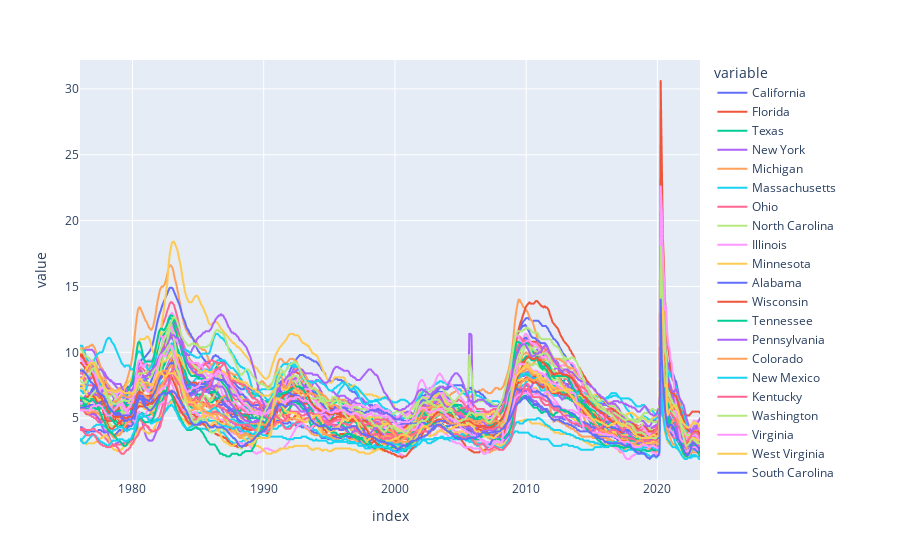

Notebook code for this chart:
### Code cell
px.line(unemp_states)

### Figure 1 — Plotly figure (JSON) as saved in the notebook; plotly's stock layout.template omitted (floating-point values rounded to 4 significant figures; data arrays with more than 128 entries replaced by an {"elided": "..."} marker saying what was removed)
{"data": [{"hovertemplate": "variable=California<br>index=%{x}<br>value=%{y}<extra></extra>", "legendgroup": "California", "line": {"color": "#636efa", "dash": "solid"}, "marker": {"symbol": "circle"}, "mode": "lines", "name": "California", "showlegend": true, "type": "scattergl", "x": {"elided": "568 str values"}, "xaxis": "x", "y": {"elided": "568 float values"}, "yaxis": "y"}, {"hovertemplate": "variable=Florida<br>index=%{x}<br>value=%{y}<extra></extra>", "legendgroup": "Florida", "line": {"color": "#EF553B", "dash": "solid"}, "marker": {"symbol": "circle"}, "mode": "lines", "name": "Florida", "showlegend": true, "type": "scattergl", "x": {"elided": "568 str values"}, "xaxis": "x", "y": {"elided": "568 float values"}, "yaxis": "y"}, {"hovertemplate": "variable=Texas<br>index=%{x}<br>value=%{y}<extra></extra>", "legendgroup": "Texas", "line": {"color": "#00cc96", "dash": "solid"}, "marker": {"symbol": "circle"}, "mode": "lines", "name": "Texas", "showlegend": true, "type": "scattergl", "x": {"elided": "568 str values"}, "xaxis": "x", "y": {"elided": "568 float values"}, "yaxis": "y"}, {"hovertemplate": "variable=New York<br>index=%{x}<br>value=%{y}<extra></extra>", "legendgroup": "New York", "line": {"color": "#ab63fa", "dash": "solid"}, "marker": {"symbol": "circle"}, "mode": "lines", "name": "New York", "showlegend": true, "type": "scattergl", "x": {"elided": "568 str values"}, "xaxis": "x", "y": {"elided": "568 float values"}, "yaxis": "y"}, {"hovertemplate": "variable=Michigan<br>index=%{x}<br>value=%{y}<extra></extra>", "legendgroup": "Michigan", "line": {"color": "#FFA15A", "dash": "solid"}, "marker": {"symbol": "circle"}, "mode": "lines", "name": "Michigan", "showlegend": true, "type": "scattergl", "x": {"elided": "568 str values"}, "xaxis": "x", "y": {"elided": "568 float values"}, "yaxis": "y"}, {"hovertemplate": "variable=Massachusetts<br>index=%{x}<br>value=%{y}<extra></extra>", "legendgroup": "Massachusetts", "line": {"color": "#19d3f3", "dash": "solid"}, "marker": {"symbol": "circle"}, "mode": "lines", "name": "Massachusetts", "showlegend": true, "type": "scattergl", "x": {"elided": "568 str values"}, "xaxis": "x", "y": {"elided": "568 float values"}, "yaxis": "y"}, {"hovertemplate": "variable=Ohio<br>index=%{x}<br>value=%{y}<extra></extra>", "legendgroup": "Ohio", "line": {"color": "#FF6692", "dash": "solid"}, "marker": {"symbol": "circle"}, "mode": "lines", "name": "Ohio", "showlegend": true, "type": "scattergl", "x": {"elided": "568 str values"}, "xaxis": "x", "y": {"elided": "568 float values"}, "yaxis": "y"}, {"hovertemplate": "variable=North Carolina<br>index=%{x}<br>value=%{y}<extra></extra>", "legendgroup": "North Carolina", "line": {"color": "#B6E880", "dash": "solid"}, "marker": {"symbol": "circle"}, "mode": "lines", "name": "North Carolina", "showlegend": true, "type": "scattergl", "x": {"elided": "568 str values"}, "xaxis": "x", "y": {"elided": "568 float values"}, "yaxis": "y"}, {"hovertemplate": "variable=Illinois<br>index=%{x}<br>value=%{y}<extra></extra>", "legendgroup": "Illinois", "line": {"color": "#FF97FF", "dash": "solid"}, "marker": {"symbol": "circle"}, "mode": "lines", "name": "Illinois", "showlegend": true, "type": "scattergl", "x": {"elided": "568 str values"}, "xaxis": "x", "y": {"elided": "568 float values"}, "yaxis": "y"}, {"hovertemplate": "variable=Minnesota<br>index=%{x}<br>value=%{y}<extra></extra>", "legendgroup": "Minnesota", "line": {"color": "#FECB52", "dash": "solid"}, "marker": {"symbol": "circle"}, "mode": "lines", "name": "Minnesota", "showlegend": true, "type": "scattergl", "x": {"elided": "568 str values"}, "xaxis": "x", "y": {"elided": "568 float values"}, "yaxis": "y"}, {"hovertemplate": "variable=Alabama<br>index=%{x}<br>value=%{y}<extra></extra>", "legendgroup": "Alabama", "line": {"color": "#636efa", "dash": "solid"}, "marker": {"symbol": "circle"}, "mode": "lines", "name": "Alabama", "showlegend": true, "type": "scattergl", "x": {"elided": "568 str values"}, "xaxis": "x", "y": {"elided": "568 float values"}, "yaxis": "y"}, {"hovertemplate": "variable=Wisconsin<br>index=%{x}<br>value=%{y}<extra></extra>", "legendgroup": "Wisconsin", "line": {"color": "#EF553B", "dash": "solid"}, "marker": {"symbol": "circle"}, "mode": "lines", "name": "Wisconsin", "showlegend": true, "type": "scattergl", "x": {"elided": "568 str values"}, "xaxis": "x", "y": {"elided": "568 float values"}, "yaxis": "y"}, {"hovertemplate": "variable=Tennessee<br>index=%{x}<br>value=%{y}<extra></extra>", "legendgroup": "Tennessee", "line": {"color": "#00cc96", "dash": "solid"}, "marker": {"symbol": "circle"}, "mode": "lines", "name": "Tennessee", "showlegend": true, "type": "scattergl", "x": {"elided": "568 str values"}, "xaxis": "x", "y": {"elided": "568 float values"}, "yaxis": "y"}, {"hovertemplate": "variable=Pennsylvania<br>index=%{x}<br>value=%{y}<extra></extra>", "legendgroup": "Pennsylvania", "line": {"color": "#ab63fa", "dash": "solid"}, "marker": {"symbol": "circle"}, "mode": "lines", "name": "Pennsylvania", "showlegend": true, "type": "scattergl", "x": {"elided": "568 str values"}, "xaxis": "x", "y": {"elided": "568 float values"}, "yaxis": "y"}, {"hovertemplate": "variable=Colorado<br>index=%{x}<br>value=%{y}<extra></extra>", "legendgroup": "Colorado", "line": {"color": "#FFA15A", "dash": "solid"}, "marker": {"symbol": "circle"}, "mode": "lines", "name": "Colorado", "showlegend": true, "type": "scattergl", "x": {"elided": "568 str values"}, "xaxis": "x", "y": {"elided": "568 float values"}, "yaxis": "y"}, {"hovertemplate": "variable=New Mexico<br>index=%{x}<br>value=%{y}<extra></extra>", "legendgroup": "New Mexico", "line": {"color": "#19d3f3", "dash": "solid"}, "marker": {"symbol": "circle"}, "mode": "lines", "name": "New Mexico", "showlegend": true, "type": "scattergl", "x": {"elided": "568 str values"}, "xaxis": "x", "y": {"elided": "568 float values"}, "yaxis": "y"}, {"hovertemplate": "variable=Kentucky<br>index=%{x}<br>value=%{y}<extra></extra>", "legendgroup": "Kentucky", "line": {"color": "#FF6692", "dash": "solid"}, "marker": {"symbol": "circle"}, "mode": "lines", "name": "Kentucky", "showlegend": true, "type": "scattergl", "x": {"elided": "568 str values"}, "xaxis": "x", "y": {"elided": "568 float values"}, "yaxis": "y"}, {"hovertemplate": "variable=Washington<br>index=%{x}<br>value=%{y}<extra></extra>", "legendgroup": "Washington", "line": {"color": "#B6E880", "dash": "solid"}, "marker": {"symbol": "circle"}, "mode": "lines", "name": "Washington", "showlegend": true, "type": "scattergl", "x": {"elided": "568 str values"}, "xaxis": "x", "y": {"elided": "568 float values"}, "yaxis": "y"}, {"hovertemplate": "variable=Virginia<br>index=%{x}<br>value=%{y}<extra></extra>", "legendgroup": "Virginia", "line": {"color": "#FF97FF", "dash": "solid"}, "marker": {"symbol": "circle"}, "mode": "lines", "name": "Virginia", "showlegend": true, "type": "scattergl", "x": {"elided": "568 str values"}, "xaxis": "x", "y": {"elided": "568 float values"}, "yaxis": "y"}, {"hovertemplate": "variable=West Virginia<br>index=%{x}<br>value=%{y}<extra></extra>", "legendgroup": "West Virginia", "line": {"color": "#FECB52", "dash": "solid"}, "marker": {"symbol": "circle"}, "mode": "lines", "name": "West Virginia", "showlegend": true, "type": "scattergl", "x": {"elided": "568 str values"}, "xaxis": "x", "y": {"elided": "568 float values"}, "yaxis": "y"}, {"hovertemplate": "variable=South Carolina<br>index=%{x}<br>value=%{y}<extra></extra>", "legendgroup": "South Carolina", "line": {"color": "#636efa", "dash": "solid"}, "marker": {"symbol": "circle"}, "mode": "lines", "name": "South Carolina", "showlegend": true, "type": "scattergl", "x": {"elided": "568 str values"}, "xaxis": "x", "y": {"elided": "568 float values"}, "yaxis": "y"}, {"hovertemplate": "variable=Nevada<br>index=%{x}<br>value=%{y}<extra></extra>", "legendgroup": "Nevada", "line": {"color": "#EF553B", "dash": "solid"}, "marker": {"symbol": "circle"}, "mode": "lines", "name": "Nevada", "showlegend": true, "type": "scattergl", "x": {"elided": "568 str values"}, "xaxis": "x", "y": {"elided": "568 float values"}, "yaxis": "y"}, {"hovertemplate": "variable=Missouri<br>index=%{x}<br>value=%{y}<extra></extra>", "legendgroup": "Missouri", "line": {"color": "#00cc96", "dash": "solid"}, "marker": {"symbol": "circle"}, "mode": "lines", "name": "Missouri", "showlegend": true, "type": "scattergl", "x": {"elided": "568 str values"}, "xaxis": "x", "y": {"elided": "568 float values"}, "yaxis": "y"}, {"hovertemplate": "variable=Louisiana<br>index=%{x}<br>value=%{y}<extra></extra>", "legendgroup": "Louisiana", "line": {"color": "#ab63fa", "dash": "solid"}, "marker": {"symbol": "circle"}, "mode": "lines", "name": "Louisiana", "showlegend": true, "type": "scattergl", "x": {"elided": "568 str values"}, "xaxis": "x", "y": {"elided": "568 float values"}, "yaxis": "y"}, {"hovertemplate": "variable=New Jersey<br>index=%{x}<br>value=%{y}<extra></extra>", "legendgroup": "New Jersey", "line": {"color": "#FFA15A", "dash": "solid"}, "marker": {"symbol": "circle"}, "mode": "lines", "name": "New Jersey", "showlegend": true, "type": "scattergl", "x": {"elided": "568 str values"}, "xaxis": "x", "y": {"elided": "568 float values"}, "yaxis": "y"}, {"hovertemplate": "variable=Alaska<br>index=%{x}<br>value=%{y}<extra></extra>", "legendgroup": "Alaska", "line": {"color": "#19d3f3", "dash": "solid"}, "marker": {"symbol": "circle"}, "mode": "lines", "name": "Alaska", "showlegend": true, "type": "scattergl", "x": {"elided": "568 str values"}, "xaxis": "x", "y": {"elided": "568 float values"}, "yaxis": "y"}, {"hovertemplate": "variable=Georgia<br>index=%{x}<br>value=%{y}<extra></extra>", "legendgroup": "Georgia", "line": {"color": "#FF6692", "dash": "solid"}, "marker": {"symbol": "circle"}, "mode": "lines", "name": "Georgia", "showlegend": true, "type": "scattergl", "x": {"elided": "568 str values"}, "xaxis": "x", "y": {"elided": "568 float values"}, "yaxis": "y"}, {"hovertemplate": "variable=Arizona<br>index=%{x}<br>value=%{y}<extra></extra>", "legendgroup": "Arizona", "line": {"color": "#B6E880", "dash": "solid"}, "marker": {"symbol": "circle"}, "mode": "lines", "name": "Arizona", "showlegend": true, "type": "scattergl", "x": {"elided": "568 str values"}, "xaxis": "x", "y": {"elided": "568 float values"}, "yaxis": "y"}, {"hovertemplate": "variable=Oregon<br>index=%{x}<br>value=%{y}<extra></extra>", "legendgroup": "Oregon", "line": {"color": "#FF97FF", "dash": "solid"}, "marker": {"symbol": "circle"}, "mode": "lines", "name": "Oregon", "showlegend": true, "type": "scattergl", "x": {"elided": "568 str values"}, "xaxis": "x", "y": {"elided": "568 float values"}, "yaxis": "y"}, {"hovertemplate": "variable=Arkansas<br>index=%{x}<br>value=%{y}<extra></extra>", "legendgroup": "Arkansas", "line": {"color": "#FECB52", "dash": "solid"}, "marker": {"symbol": "circle"}, "mode": "lines", "name": "Arkansas", "showlegend": true, "type": "scattergl", "x": {"elided": "568 str values"}, "xaxis": "x", "y": {"elided": "568 float values"}, "yaxis": "y"}, {"hovertemplate": "variable=Iowa<br>index=%{x}<br>value=%{y}<extra></extra>", "legendgroup": "Iowa", "line": {"color": "#636efa", "dash": "solid"}, "marker": {"symbol": "circle"}, "mode": "lines", "name": "Iowa", "showlegend": true, "type": "scattergl", "x": {"elided": "568 str values"}, "xaxis": "x", "y": {"elided": "568 float values"}, "yaxis": "y"}, {"hovertemplate": "variable=Maryland<br>index=%{x}<br>value=%{y}<extra></extra>", "legendgroup": "Maryland", "line": {"color": "#EF553B", "dash": "solid"}, "marker": {"symbol": "circle"}, "mode": "lines", "name": "Maryland", "showlegend": true, "type": "scattergl", "x": {"elided": "568 str values"}, "xaxis": "x", "y": {"elided": "568 float values"}, "yaxis": "y"}, {"hovertemplate": "variable=Indiana<br>index=%{x}<br>value=%{y}<extra></extra>", "legendgroup": "Indiana", "line": {"color": "#00cc96", "dash": "solid"}, "marker": {"symbol": "circle"}, "mode": "lines", "name": "Indiana", "showlegend": true, "type": "scattergl", "x": {"elided": "568 str values"}, "xaxis": "x", "y": {"elided": "568 float values"}, "yaxis": "y"}, {"hovertemplate": "variable=Oklahoma<br>index=%{x}<br>value=%{y}<extra></extra>", "legendgroup": "Oklahoma", "line": {"color": "#ab63fa", "dash": "solid"}, "marker": {"symbol": "circle"}, "mode": "lines", "name": "Oklahoma", "showlegend": true, "type": "scattergl", "x": {"elided": "568 str values"}, "xaxis": "x", "y": {"elided": "568 float values"}, "yaxis": "y"}, {"hovertemplate": "variable=Utah<br>index=%{x}<br>value=%{y}<extra></extra>", "legendgroup": "Utah", "line": {"color": "#FFA15A", "dash": "solid"}, "marker": {"symbol": "circle"}, "mode": "lines", "name": "Utah", "showlegend": true, "type": "scattergl", "x": {"elided": "568 str values"}, "xaxis": "x", "y": {"elided": "568 float values"}, "yaxis": "y"}, {"hovertemplate": "variable=North Dakota<br>index=%{x}<br>value=%{y}<extra></extra>", "legendgroup": "North Dakota", "line": {"color": "#19d3f3", "dash": "solid"}, "marker": {"symbol": "circle"}, "mode": "lines", "name": "North Dakota", "showlegend": true, "type": "scattergl", "x": {"elided": "568 str values"}, "xaxis": "x", "y": {"elided": "568 float values"}, "yaxis": "y"}, {"hovertemplate": "variable=Kansas<br>index=%{x}<br>value=%{y}<extra></extra>", "legendgroup": "Kansas", "line": {"color": "#FF6692", "dash": "solid"}, "marker": {"symbol": "circle"}, "mode": "lines", "name": "Kansas", "showlegend": true, "type": "scattergl", "x": {"elided": "568 str values"}, "xaxis": "x", "y": {"elided": "568 float values"}, "yaxis": "y"}, {"hovertemplate": "variable=Mississippi<br>index=%{x}<br>value=%{y}<extra></extra>", "legendgroup": "Mississippi", "line": {"color": "#B6E880", "dash": "solid"}, "marker": {"symbol": "circle"}, "mode": "lines", "name": "Mississippi", "showlegend": true, "type": "scattergl", "x": {"elided": "568 str values"}, "xaxis": "x", "y": {"elided": "568 float values"}, "yaxis": "y"}, {"hovertemplate": "variable=Hawaii<br>index=%{x}<br>value=%{y}<extra></extra>", "legendgroup": "Hawaii", "line": {"color": "#FF97FF", "dash": "solid"}, "marker": {"symbol": "circle"}, "mode": "lines", "name": "Hawaii", "showlegend": true, "type": "scattergl", "x": {"elided": "568 str values"}, "xaxis": "x", "y": {"elided": "568 float values"}, "yaxis": "y"}, {"hovertemplate": "variable=Nebraska<br>index=%{x}<br>value=%{y}<extra></extra>", "legendgroup": "Nebraska", "line": {"color": "#FECB52", "dash": "solid"}, "marker": {"symbol": "circle"}, "mode": "lines", "name": "Nebraska", "showlegend": true, "type": "scattergl", "x": {"elided": "568 str values"}, "xaxis": "x", "y": {"elided": "568 float values"}, "yaxis": "y"}, {"hovertemplate": "variable=Montana<br>index=%{x}<br>value=%{y}<extra></extra>", "legendgroup": "Montana", "line": {"color": "#636efa", "dash": "solid"}, "marker": {"symbol": "circle"}, "mode": "lines", "name": "Montana", "showlegend": true, "type": "scattergl", "x": {"elided": "568 str values"}, "xaxis": "x", "y": {"elided": "568 float values"}, "yaxis": "y"}, {"hovertemplate": "variable=Connecticut<br>index=%{x}<br>value=%{y}<extra></extra>", "legendgroup": "Connecticut", "line": {"color": "#EF553B", "dash": "solid"}, "marker": {"symbol": "circle"}, "mode": "lines", "name": "Connecticut", "showlegend": true, "type": "scattergl", "x": {"elided": "568 str values"}, "xaxis": "x", "y": {"elided": "568 float values"}, "yaxis": "y"}, {"hovertemplate": "variable=New Hampshire<br>index=%{x}<br>value=%{y}<extra></extra>", "legendgroup": "New Hampshire", "line": {"color": "#00cc96", "dash": "solid"}, "marker": {"symbol": "circle"}, "mode": "lines", "name": "New Hampshire", "showlegend": true, "type": "scattergl", "x": {"elided": "568 str values"}, "xaxis": "x", "y": {"elided": "568 float values"}, "yaxis": "y"}, {"hovertemplate": "variable=the District of Columbia<br>index=%{x}<br>value=%{y}<extra></extra>", "legendgroup": "the District of Columbia", "line": {"color": "#ab63fa", "dash": "solid"}, "marker": {"symbol": "circle"}, "mode": "lines", "name": "the District of Columbia", "showlegend": true, "type": "scattergl", "x": {"elided": "568 str values"}, "xaxis": "x", "y": {"elided": "568 float values"}, "yaxis": "y"}, {"hovertemplate": "variable=Maine<br>index=%{x}<br>value=%{y}<extra></extra>", "legendgroup": "Maine", "line": {"color": "#FFA15A", "dash": "solid"}, "marker": {"symbol": "circle"}, "mode": "lines", "name": "Maine", "showlegend": true, "type": "scattergl", "x": {"elided": "568 str values"}, "xaxis": "x", "y": {"elided": "568 float values"}, "yaxis": "y"}, {"hovertemplate": "variable=South Dakota<br>index=%{x}<br>value=%{y}<extra></extra>", "legendgroup": "South Dakota", "line": {"color": "#19d3f3", "dash": "solid"}, "marker": {"symbol": "circle"}, "mode": "lines", "name": "South Dakota", "showlegend": true, "type": "scattergl", "x": {"elided": "568 str values"}, "xaxis": "x", "y": {"elided": "568 float values"}, "yaxis": "y"}, {"hovertemplate": "variable=Wyoming<br>index=%{x}<br>value=%{y}<extra></extra>", "legendgroup": "Wyoming", "line": {"color": "#FF6692", "dash": "solid"}, "marker": {"symbol": "circle"}, "mode": "lines", "name": "Wyoming", "showlegend": true, "type": "scattergl", "x": {"elided": "568 str values"}, "xaxis": "x", "y": {"elided": "568 float values"}, "yaxis": "y"}, {"hovertemplate": "variable=Rhode Island<br>index=%{x}<br>value=%{y}<extra></extra>", "legendgroup": "Rhode Island", "line": {"color": "#B6E880", "dash": "solid"}, "marker": {"symbol": "circle"}, "mode": "lines", "name": "Rhode Island", "showlegend": true, "type": "scattergl", "x": {"elided": "568 str values"}, "xaxis": "x", "y": {"elided": "568 float values"}, "yaxis": "y"}, {"hovertemplate": "variable=Idaho<br>index=%{x}<br>value=%{y}<extra></extra>", "legendgroup": "Idaho", "line": {"color": "#FF97FF", "dash": "solid"}, "marker": {"symbol": "circle"}, "mode": "lines", "name": "Idaho", "showlegend": true, "type": "scattergl", "x": {"elided": "568 str values"}, "xaxis": "x", "y": {"elided": "568 float values"}, "yaxis": "y"}, {"hovertemplate": "variable=Delaware<br>index=%{x}<br>value=%{y}<extra></extra>", "legendgroup": "Delaware", "line": {"color": "#FECB52", "dash": "solid"}, "marker": {"symbol": "circle"}, "mode": "lines", "name": "Delaware", "showlegend": true, "type": "scattergl", "x": {"elided": "568 str values"}, "xaxis": "x", "y": {"elided": "568 float values"}, "yaxis": "y"}, {"hovertemplate": "variable=Vermont<br>index=%{x}<br>value=%{y}<extra></extra>", "legendgroup": "Vermont", "line": {"color": "#636efa", "dash": "solid"}, "marker": {"symbol": "circle"}, "mode": "lines", "name": "Vermont", "showlegend": true, "type": "scattergl", "x": {"elided": "568 str values"}, "xaxis": "x", "y": {"elided": "568 float values"}, "yaxis": "y"}], "layout": {"legend": {"title": {"text": "variable"}, "tracegroupgap": 0}, "margin": {"t": 60}, "xaxis": {"anchor": "y", "domain": [0, 1], "title": {"text": "index"}}, "yaxis": {"anchor": "x", "domain": [0, 1], "title": {"text": "value"}}}}
